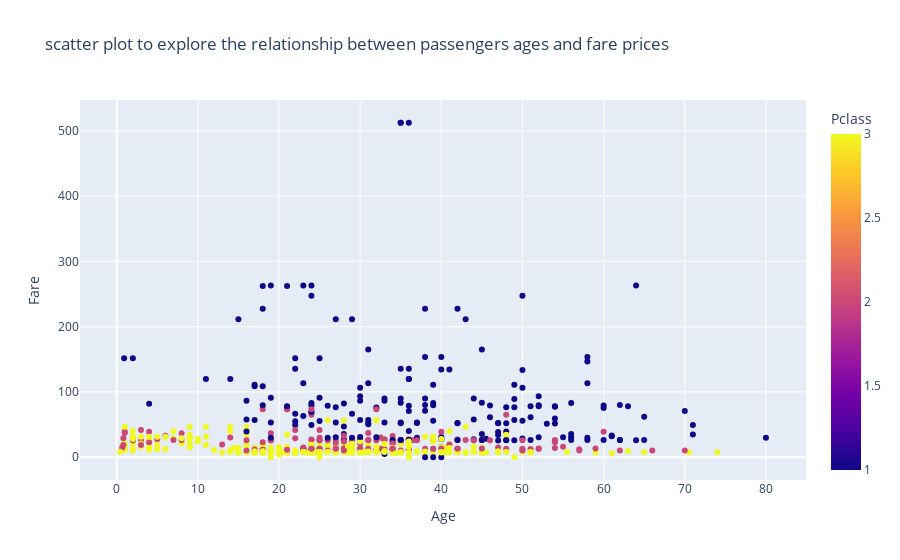

This figure's notebook cell:
### Markdown cell above
#### Answer 5: Generate a scatter plot to explore the relationship between passengers' ages and fare prices, using different colors and symbols for the different classes.

### Code cell
#Creating the scatter plot
fig = px.scatter(data,
             y = 'Fare',
             x = 'Age',
             color= 'Pclass',
             title='scatter plot to explore the relationship between passengers ages and fare prices'
             )

#showing the plotting
fig.show()

### Figure 1 — Plotly figure (JSON) as saved in the notebook; plotly's stock layout.template omitted (floating-point values rounded to 4 significant figures; data arrays with more than 128 entries replaced by an {"elided": "..."} marker saying what was removed)
{"data": [{"hovertemplate": "Age=%{x}<br>Fare=%{y}<br>Pclass=%{marker.color}<extra></extra>", "legendgroup": "", "marker": {"color": {"elided": "891 int values"}, "coloraxis": "coloraxis", "symbol": "circle"}, "mode": "markers", "name": "", "orientation": "v", "showlegend": false, "type": "scatter", "x": {"elided": "891 float values"}, "xaxis": "x", "y": {"elided": "891 float values"}, "yaxis": "y"}], "layout": {"coloraxis": {"colorbar": {"title": {"text": "Pclass"}}, "colorscale": [[0, "#0d0887"], [0.1111, "#46039f"], [0.2222, "#7201a8"], [0.3333, "#9c179e"], [0.4444, "#bd3786"], [0.5556, "#d8576b"], [0.6667, "#ed7953"], [0.7778, "#fb9f3a"], [0.8889, "#fdca26"], [1, "#f0f921"]]}, "legend": {"tracegroupgap": 0}, "title": {"text": "scatter plot to explore the relationship between passengers ages and fare prices"}, "xaxis": {"anchor": "y", "domain": [0, 1], "title": {"text": "Age"}}, "yaxis": {"anchor": "x", "domain": [0, 1], "title": {"text": "Fare"}}}}
